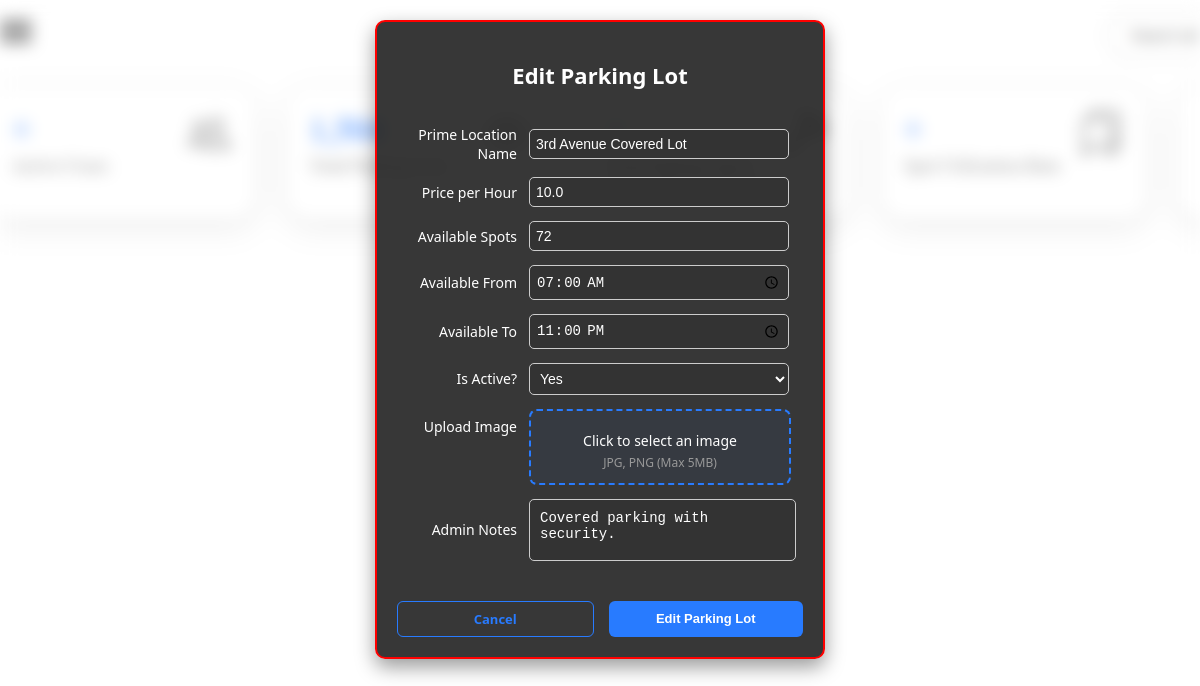
Screenshot of /admin/admin/edit_parking/1 with the database file from the repository.
### model.py (models this page shows, shortened)
class ParkingLot(db.Model):
    id = db.Column(db.Integer, primary_key=True)
    prime_location_name = db.Column(db.String(100))
    price_per_hour = db.Column(db.Float)
    max_parking_spots = db.Column(db.Integer, nullable=False)
    available_spots = db.Column(db.Integer, nullable=False)
    available_from = db.Column(db.Time)
    available_to = db.Column(db.Time)
    is_active = db.Column(db.Boolean, default=True)
    image_url = db.Column(db.String)
    admin_notes = db.Column(db.Text)
    location_id = db.Column(db.Integer, db.ForeignKey('location.id'), nullable=False)
    spots = db.relationship('ParkingSpot', backref='lot', cascade='all, delete-orphan', lazy=True)

### routes/admin_routes.py (the view, shortened to what this page needs)
@admin_bp.route('/admin/edit_parking/<int:lot_id>', methods=['GET', 'POST'])
def edit_parking(lot_id):
    parking_lot = ParkingLot.query.get_or_404(lot_id)
    return render_template('partials/_edit_parking.html', lot=parking_lot)

### templates/partials/_edit_parking.html (shortened to what this page needs)
<!DOCTYPE html>
<html lang="en">
<head>
    <link rel="stylesheet" href="{{ url_for('static', filename='style/partials/_edit_parking.css') }}">
</head>
<body>
    <div class="content" style="padding: 10px 10px 0px 10px;">
        <div class="form-container">
            <div class="form-content">
                <h2>Edit Parking Lot</h2>
                <form action="{{ url_for('admin.edit_parking', lot_id=lot.id) }}" method="POST" enctype="multipart/form-data"   >
                    <div class="form-group">
                        <label for="prime_location_name">Prime Location Name</label>
                        <input type="text" id="prime_location_name" name="prime_location_name"
                            value="{{ lot.prime_location_name }}" required>
                    </div>
                    <div class="form-group">
                        <label for="price_per_hour">Price per Hour</label>
                        <input type="number" id="price_per_hour" name="price_per_hour" value="{{ lot.price_per_hour }}"
                            step="0.01" required>
                    </div>
                    <div class="form-group">
                        <label for="available_spots">Available Spots</label>
                        <input type="number" id="available_spots" name="available_spots"
                            value="{{ lot.available_spots }}" required>
                    </div>
                    <div class="form-group">
                        <label for="available_from">Available From</label>
                        <input type="time" id="available_from" name="available_from" value="{{ lot.available_from }}"
                            required>
                    </div>
                    <div class="form-group">
                        <label for="available_to">Available To</label>
                        <input type="time" id="available_to" name="available_to" value="{{ lot.available_to }}"
                            required>
                    </div>
                    <div class="form-group">
                        <label for="is_active">Is Active?</label>
                        <select id="is_active" name="is_active">
                            <option value="true" {% if lot.is_active %}selected{% endif %}>Yes</option>
                        </select>
                    </div>
                    <div class="form-group">
                        <label style="align-self: flex-start; margin-top: 8px;">
                            {% if lot.image_url %}Replace Image{% else %}Upload Image{% endif %}
                        </label>
                        <div style="flex: 1;">
                            <label for="image" class="upload-label">
                                <span class="upload-text">Click to select an image</span>
                                <span class="upload-hint">JPG, PNG (Max 5MB)</span>
                            </label>
                        </div>
                    </div>
                    <div class="form-group">
                        <label for="admin_notes">Admin Notes</label>
                        <textarea id="admin_notes" name="admin_notes" rows="4" cols="50" class="admin-notes"
                            placeholder="Enter Admin Notes">{{ lot.admin_notes }}</textarea>
                    </div>
                    <div class="button-group">
                        <a href="{{ url_for('admin.admin_dashboard') }}" class="cancel-btn">Cancel</a>
                        <button type="submit" class="submit-btn">Edit Parking Lot</button>
                    </div>
                </form>
            </div>
        </div>
    </div>
</body>
</html>

### static/style/partials/_edit_parking.css (style rules this page uses)
:root { --blue: #287bff; --white: #fff; --grey: #f5f5f5; --black1: #222; --black2: #999; }
body, html { height: 100%; margin: 0; padding: 0; font-family: 'Segoe UI', Tahoma, Geneva, Verdana, sans-serif; color: var(--white); }
.form-container { display: flex; justify-content: center; align-items: center; padding: 10px; margin-bottom: 50px; box-sizing: border-box; }
.form-content { background-color: rgba(34, 34, 34, 0.9); padding: 20px; border-radius: 10px; width: 100%; height: 100%; border: 2px solid red; max-width: 450px; box-shadow: 0 8px 20px rgba(0, 0, 0, 0.4); box-sizing: border-box; }
h2 { text-align: center; margin-bottom: 35px; font-size: 22px; font-weight: 600; color: var(--white); }
.form-group { display: flex; align-items: center; margin-bottom: 14px; }
.form-group label { flex: 0 0 120px; font-size: 14px; color: var(--white); margin-right: 12px; text-align: right; }
.form-group input, .form-group select { flex: 1; padding: 6px; border-radius: 5px; border: 1px solid #ccc; margin-right: 14px; background-color: #333; color: white; font-size: 14px; }
.button-group { display: flex; justify-content: space-between; gap: 15px; margin-top: 40px; }
.submit-btn, .cancel-btn { flex: 1; padding: 8px; border-radius: 6px; font-size: 13px; text-align: center; font-weight: bold; text-decoration: none; }
.submit-btn { background-color: var(--blue); color: var(--white); border: none; cursor: pointer; transition: background-color 0.3s ease; }
.cancel-btn { background-color: transparent; border: 1px solid var(--blue); color: var(--blue); transition: all 0.3s ease; line-height: normal; }
.upload-label { display: flex; flex-direction: column; align-items: center; padding: 12px; border: 2px dashed var(--blue); border-radius: 8px; cursor: pointer; transition: all 0.3s ease; background-color: rgba(40, 123, 255, 0.05); text-align: center; }
.upload-text { font-size: 14px; color: var(--white); }
.upload-hint { font-size: 12px; color: var(--black2); margin-top: 4px; }
.admin-notes { width: 245px; height: 40px; border: 1px solid #ccc; border-radius: 5px; background-color: #333; color: white; font-size: 14px; padding: 10px; resize: none; }

### rows the page displays
ParkingLot: prime_location_name "3rd Avenue Covered Lot", price_per_hour "10.0", available_spots "72", available_from "07:00:00", available_to "23:00:00", is_active "Yes", admin_notes "Covered parking with security."
